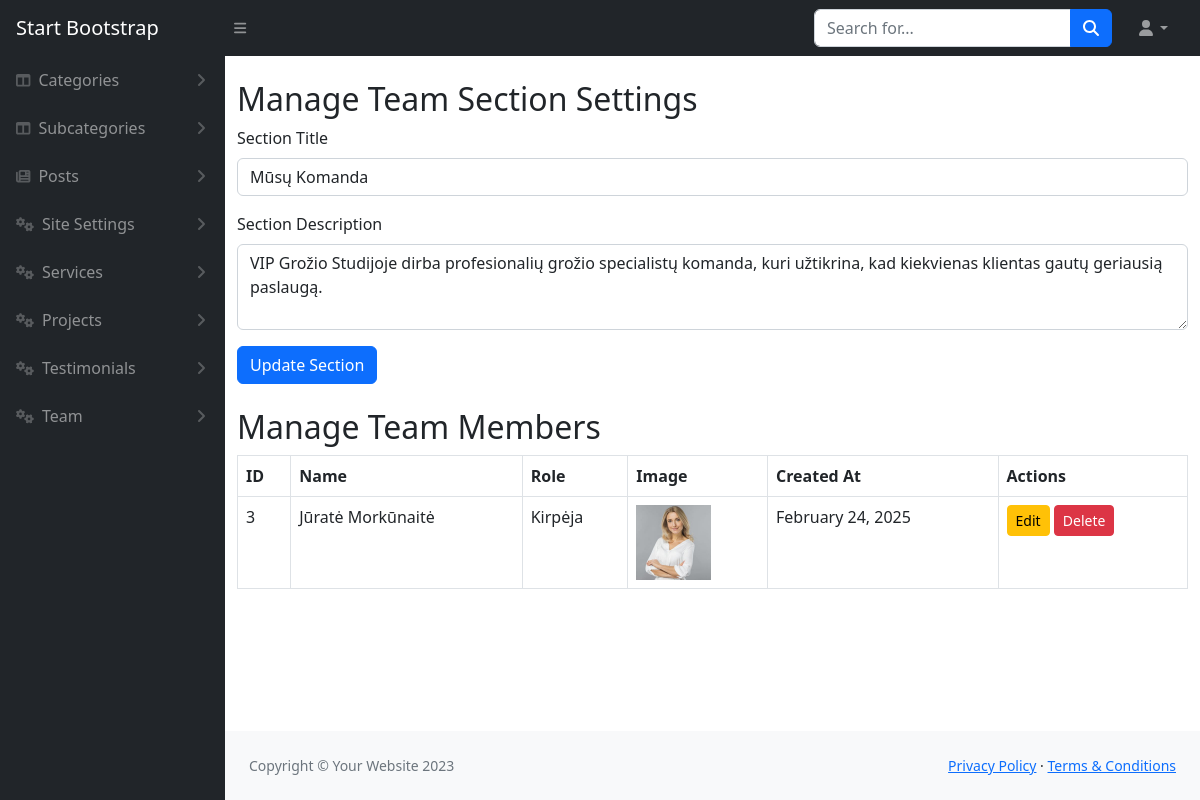
The app's page /admin/teamView.php (signed in) with its own data.
### tables this page shows
CREATE TABLE `team_section` (
  `id` int(11) NOT NULL,
  `section_title` varchar(255) DEFAULT NULL,
  `section_description` text DEFAULT NULL,
  `updated_at` timestamp NOT NULL DEFAULT current_timestamp() ON UPDATE current_timestamp()
);

CREATE TABLE `team_members` (
  `id` int(11) NOT NULL,
  `name` varchar(255) NOT NULL,
  `role` varchar(255) DEFAULT NULL,
  `description` text DEFAULT NULL,
  `image` varchar(255) DEFAULT NULL,
  `facebook` varchar(255) DEFAULT NULL,
  `instagram` varchar(255) DEFAULT NULL,
  `created_at` timestamp NOT NULL DEFAULT current_timestamp()
);

### admin/teamView.php (the view, shortened to what this page needs)
<?php
include('../config/db.php');
$sectionQuery = mysqli_query($con, "SELECT section_title, section_description FROM team_section LIMIT 1");
$sectionData = mysqli_fetch_assoc($sectionQuery);
$section_title = $sectionData ? $sectionData['section_title'] : 'Mūsų Komanda';
$section_description = $sectionData ? $sectionData['section_description'] : ' ';
$query = "SELECT * FROM team_members ORDER BY created_at DESC";
$result = mysqli_query($con, $query);
include('includes/header.php');
?>
<div class="container mt-4">
    <h2>Manage Team Section Settings</h2>
    <form method="POST" class="mb-4">
        <div class="mb-3">
            <label class="form-label">Section Title</label>
            <input type="text" name="section_title" class="form-control" value="<?= htmlspecialchars($section_title); ?>" required>
        </div>
        <div class="mb-3">
            <label class="form-label">Section Description</label>
            <textarea name="section_description" class="form-control" rows="3" required><?= htmlspecialchars($section_description); ?></textarea>
        </div>
        <button type="submit" name="update_team_section" class="btn btn-primary">Update Section</button>
    </form>
</div>
<div class="container mt-4">
    <h2>Manage Team Members</h2>
    <table class="table table-bordered">
        <thead>
            <tr>
                <th>ID</th>
                <th>Name</th>
                <th>Role</th>
                <th>Image</th>
                <th>Created At</th>
                <th>Actions</th>
            </tr>
        </thead>
        <tbody>
            <?php while ($member = mysqli_fetch_assoc($result)): ?>
                <tr>
                    <td><?= $member['id']; ?></td>
                    <td><?= htmlspecialchars($member['name']); ?></td>
                    <td><?= htmlspecialchars($member['role']); ?></td>
                    <td>
                        <?php if (!empty($member['image'])): ?>
                            <img src="../uploads/<?= $member['image']; ?>" alt="Team Member" width="75">
                        <?php else: ?>
                            <span class="text-muted">No image</span>
                        <?php endif; ?>
                    </td>
                    <td><?= date('F d, Y', strtotime($member['created_at'])); ?></td>
                    <td>
                        <a href="teamEdit.php?id=<?= $member['id']; ?>" class="btn btn-warning btn-sm">Edit</a>
                        <a href="teamDelete.php?id=<?= $member['id']; ?>" class="btn btn-danger btn-sm" onclick="return confirm('Are you sure you want to delete this member?');">Delete</a>
                    </td>
                </tr>
            <?php endwhile; ?>
        </tbody>
    </table>
</div>
<?php include('includes/footer.php'); ?>

### records on screen
team_section: section_title "Mūsų Komanda", section_description "VIP Grožio Studijoje dirba profesionalių grožio specialistų komanda, kuri užtikrina, kad kiekvienas klientas gautų geriausią paslaugą."
team_members: id "3", name "Jūratė Morkūnaitė", role "Kirpėja", image (picture), created_at "February 24, 2025"
